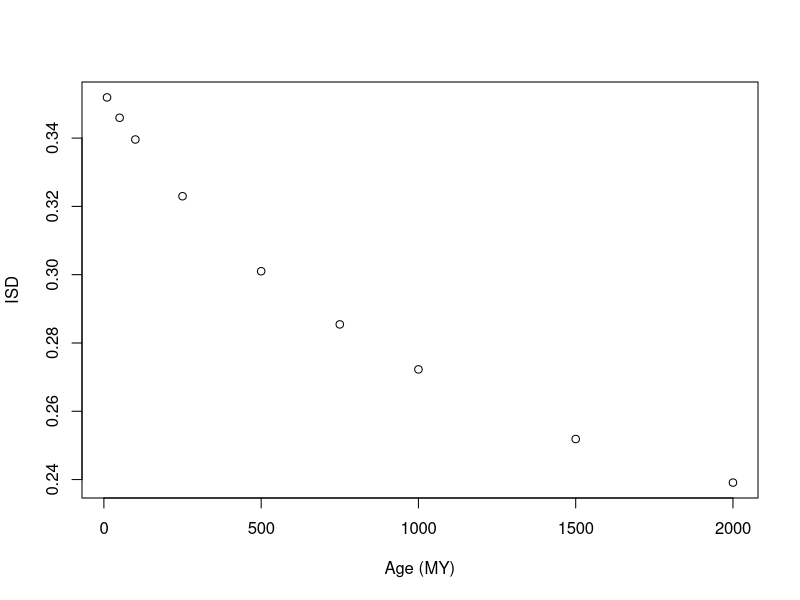
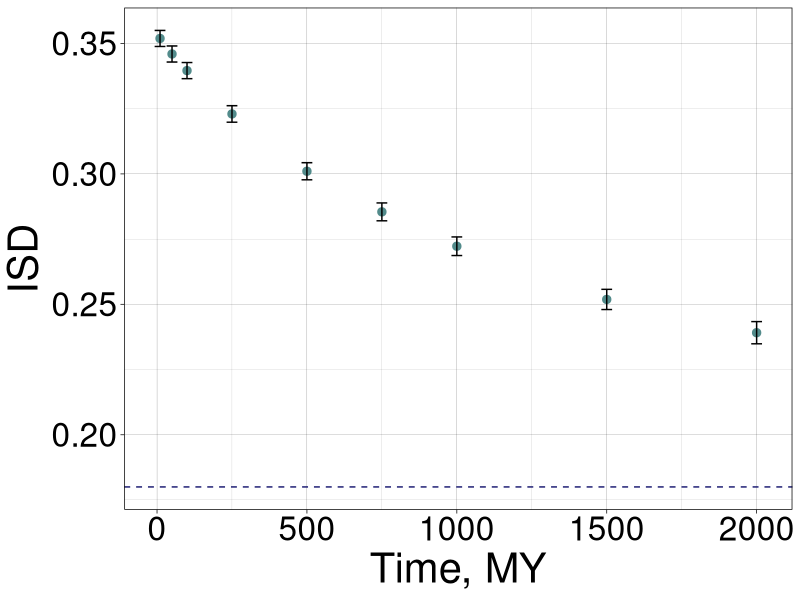
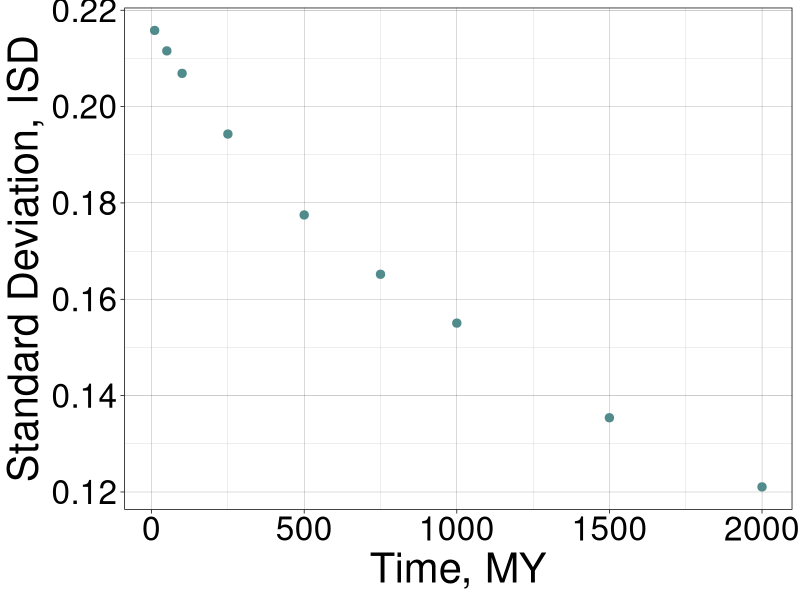
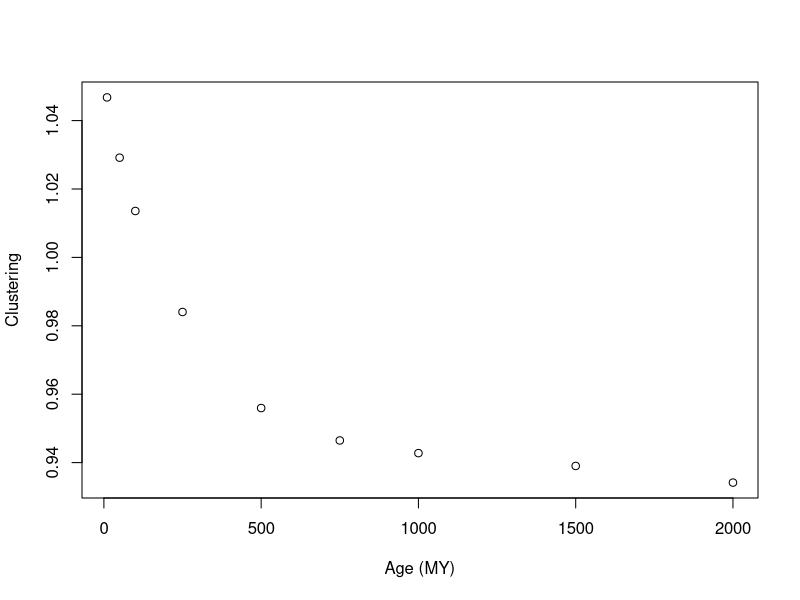
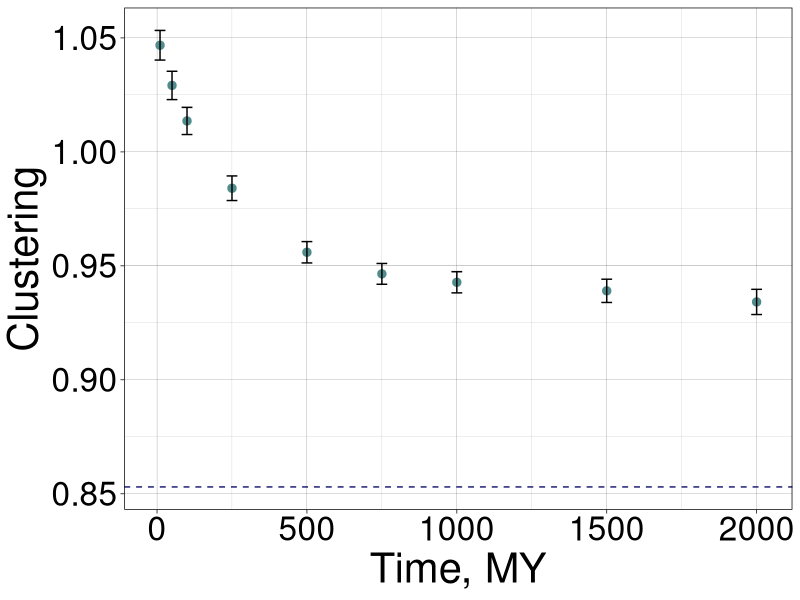
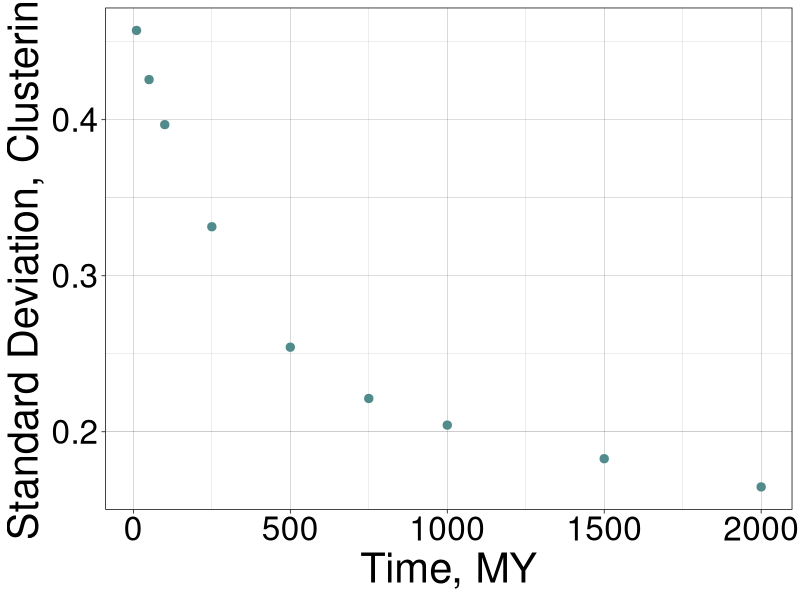

These charts were generated, in order, by the following R code:
library(ggplot2)


Simulations <- data.frame(
  c(10,0.35191658230411016,0.0030707601310254874,0.21580693982529456,0.04657263527675831),
  c(50,0.3459554896142433,0.0030800734258826204,0.21156315651136406,0.044758969193051924),
  c(100,0.3395920787648244,0.003094813623586921,0.2068900846561273,0.04280350712901952),
  c(250,0.32297673803859367,0.0031590278640300086,0.19429947504805872,0.037752286003951196),
  c(500,0.3010102006120367,0.0032731578154292554,0.17750658041638687,0.03150858609111922),
  c(750,0.28544075829383886,0.003428897172322091,0.16519314887249384,0.02728877643440991),
  c(1000,0.2722644409114997,0.00356943592751935,0.15505491624046172,0.0240420270503366),
  c(1500,0.25186938775510204,0.0038689274764594646,0.13541246167608126,0.01833653477717618),
  c(2000,0.23911344019728728,0.004250782666582779,0.121054051187394,0.014654083308880206)
)
  
Simulations <- data.frame(t(Simulations))
colnames(Simulations) <- c('Time', 'MeanISD', 'StdErrorISD', 'StdDev', 'VarISD')

BYTime <- Simulations$Time/1000
summary(lm(Simulations$MeanISD ~ Simulations$Time))
plot(Simulations$Time, Simulations$MeanISD, xlab = 'Age (MY)', ylab = 'ISD')

ISDplot <- ggplot(data = Simulations, aes(Time, MeanISD)) +
  geom_point(color = "darkslategray4", size=2.5)+
  geom_errorbar(aes(ymax=MeanISD+StdErrorISD, ymin =MeanISD-StdErrorISD))+
  geom_hline(yintercept=0.18, linetype = 'dashed', col = 'midnightblue')

plot <- ISDplot + labs(x = "Time, MY") +
  labs(y = "ISD") + theme_bw() + theme_linedraw() + theme(text = element_text(size=30))
plot  

ISDplot <- ggplot(data = Simulations, aes(Time, StdDev)) +
  geom_point(color = "darkslategray4", size=2.5)

plot <- ISDplot + labs(x = "Time, MY") +
  labs(y = "Standard Deviation, ISD") + theme_bw() + theme_linedraw() + theme(text = element_text(size=30))
plot  

Simulations <- data.frame(
  c(10,1.0467775303643725,0.006505332833897853,0.4572281871037261,0.20905761508215998),
  c(50,1.0291548965222959,0.006218587060877838,0.4257348434566201,0.1812501569330328),
  c(100,1.0135679458239277,0.005962513957918534,0.39685446583576944,0.1574934670537939),
  c(250,0.9840389920424404,0.005397598903545933,0.33141433084859534,0.10983545869182222),
  c(500,0.9559524779361847,0.004683473552473112,0.25420520770873817,0.06462028762624272),
  c(750,0.946476393024245,0.00456488009318715,0.221337850928009,0.048990444253429535),
  c(1000,0.9427757638529259,0.004648489355915341,0.2042692421951098,0.04172592330696443),
  c(1500,0.9390272373540857,0.005097646349275933,0.18273480188086183,0.033392007818437826),
  c(2000,0.9341580135440181,0.005531797404448656,0.16465811038677775,0.027112293316144287)
)

Simulations <- data.frame(t(Simulations))
colnames(Simulations) <- c('Time', 'MeanClustering', 'StdErrorClustering', 'StdDev', 'VarClustering')

BYTime <- Simulations$Time/1000
summary(lm(Simulations$MeanClustering ~ Simulations$Time))
plot(Simulations$Time, Simulations$MeanClustering, xlab = 'Age (MY)', ylab = 'Clustering')

ISDplot <- ggplot(data = Simulations, aes(Time, MeanClustering)) +
  geom_point(color = "darkslategray4", size=2.5)+
  geom_errorbar(aes(ymax=MeanClustering+StdErrorClustering, ymin =MeanClustering-StdErrorClustering))+
  geom_hline(yintercept=0.853, linetype = 'dashed', col = 'midnightblue')

plot <- ISDplot + labs(x = "Time, MY") +
  labs(y = "Clustering") + theme_bw() + theme_linedraw() + theme(text = element_text(size=30))
plot  

ISDplot <- ggplot(data = Simulations, aes(Time, StdDev)) +
  geom_point(color = "darkslategray4", size=2.5)

plot <- ISDplot + labs(x = "Time, MY") +
  labs(y = "Standard Deviation, Clustering") + theme_bw() + theme_linedraw() + theme(text = element_text(size=30))
plot  
